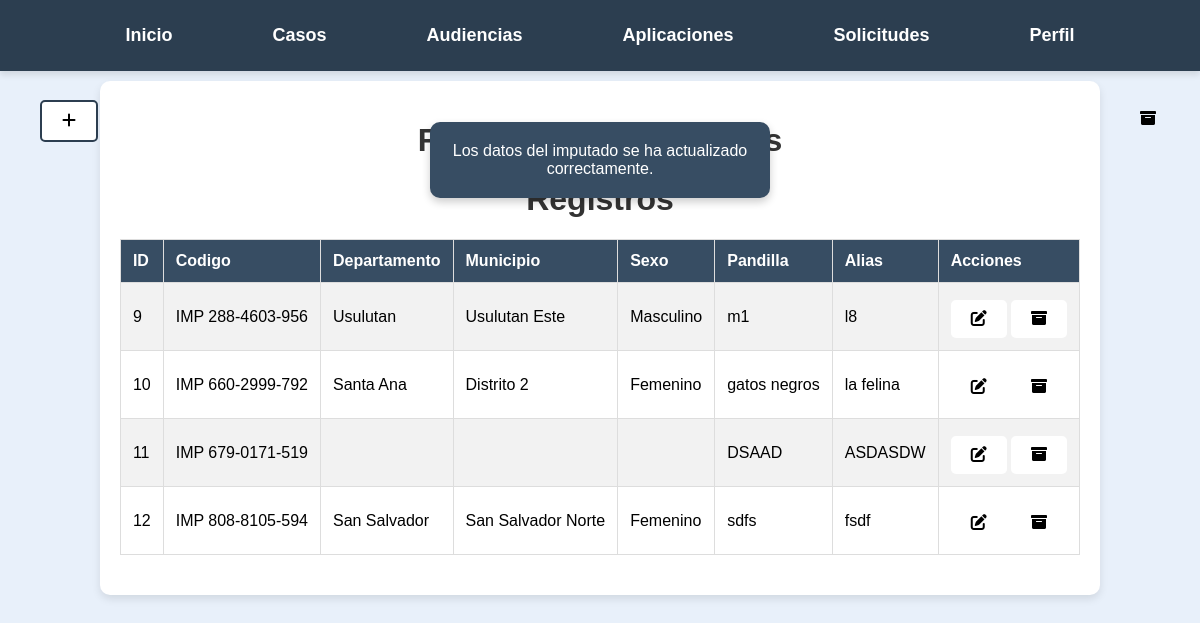
Before: /Casos/imputados/tabladeimputados.php?message=exito (signed in) with the older database file.
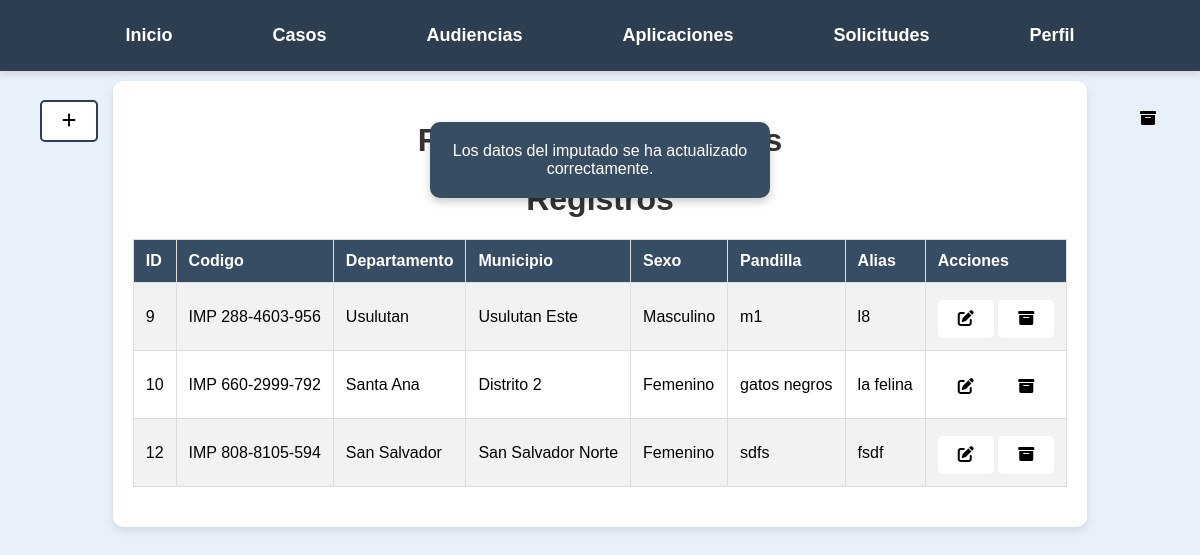
After: the same page with the newer database file.
### tables this page shows
CREATE TABLE `imputados` (
  `id` int(6) UNSIGNED NOT NULL,
  `codigo` varchar(20) NOT NULL,
  `apellido` varchar(50) NOT NULL,
  `nombre` varchar(50) NOT NULL,
  `fecha_nacimiento` date NOT NULL,
  `dui` varchar(10) NOT NULL,
  `departamento` varchar(50) NOT NULL,
  `distrito` varchar(50) NOT NULL,
  `direccion` text NOT NULL,
  `madre` varchar(100) NOT NULL,
  `padre` varchar(100) NOT NULL,
  `pandilla` varchar(50) NOT NULL,
  `alias` varchar(50) NOT NULL,
  `sexo` varchar(20) NOT NULL
);

### Casos/imputados/tabladeimputados.php (the view, shortened to what this page needs)
<?php
$servername = "localhost";
$username = "root";
$password = "";
$dbname = "legalcc";
$conn = new mysqli($servername, $username, $password, $dbname);
$user_id = $_SESSION['user_id'];
$sql = "SELECT tipo FROM usuarios WHERE id = ?";
$stmt = $conn->prepare($sql);
$stmt->bind_param("i", $user_id);
$stmt->execute();
$stmt->bind_result($tipo_usuario);
?>
<?php
$servername = "localhost";
$username = "root";
$password = "";
$dbname = "legalcc";
$encryption_key = 'LegalCC';
$ciphering = "AES-128-CTR";
$options = 0;
$encryption_iv = '1234567891011121';
$conn = new mysqli($servername, $username, $password, $dbname);
$sql = "SELECT * FROM imputados";
$result = $conn->query($sql);
?>
<!DOCTYPE html>
<html lang="es">
<head>
    <link rel="stylesheet" href="https://cdnjs.cloudflare.com/ajax/libs/font-awesome/6.0.0-beta3/css/all.min.css">
</head>
<body>
<a id="botonArribaIzquierda" href="/Casos/imputados/tabla_imputados_achivados.php">
    <i class="fas fa-archive"></i>
</a>
<nav>
<ul>
            <li><a href="/Pagina_principal.php">Inicio</a></li>
            <li>
                <a href="/Casos/Buscar_Casos.php">Casos</a>
            </li>
            <li><a href="/Audiencias/Buscar_Audiencias.php">Audiencias</a></li>
            <li><a href="apps.php">Aplicaciones</a></li>
            <?php if ($tipo_usuario === 'juez'): ?>
            <li><a href="/Audiencias/ver_solicitudes.php">Solicitudes</a></li>
            <?php endif; ?>
            <li>
                <a href="/formularios/Perfil.php">Perfil</a>
            </li>
        </ul>
    </nav>
    <?php
if (isset($_GET['message']) && $_GET['message'] == 'exito') {
    echo '<div class="message-success" id="message"l>Los datos del imputado se ha actualizado correctamente.</div>';
}
?>
<a class='btn-navega' href='/Casos/imputados/imputado.php' title="Añadir"><i class='fas fa-plus'></i> </a>
    <div class="container">
        <h1>Registros de Imputados</h1>
<?php
if ($result->num_rows > 0) {
    echo "<h1>Registros</h1>";
    echo "<table border='1'>
            <tr>
                <th>ID</th>
                <th>Codigo</th>
                <th>Departamento</th>
                <th>Municipio</th>
                <th>Sexo</th>
                <th>Pandilla</th>
                <th>Alias</th>
                <th>Acciones</th>
            </tr>";
    while ($row = $result->fetch_assoc()) {
        $id = $row['id'];
        $codigo = $row['codigo'];
        $departamento = openssl_decrypt($row['departamento'], $ciphering, $encryption_key, $options, $encryption_iv);
        $distrito = openssl_decrypt($row['distrito'], $ciphering, $encryption_key, $options, $encryption_iv);
        $pandilla = openssl_decrypt($row['pandilla'], $ciphering, $encryption_key, $options, $encryption_iv);
        $alias = openssl_decrypt($row['alias'], $ciphering, $encryption_key, $options, $encryption_iv);
        $sexo = openssl_decrypt($row['sexo'], $ciphering, $encryption_key, $options, $encryption_iv);
        echo "<tr>
                <td>$id</td>
                <td>$codigo</td>
                <td>$departamento</td>
                <td>$distrito</td>
                <td>$sexo</td>
                <td>$pandilla</td>
                <td>$alias</td>
                <td><a class='btn-editar' href='editar.php?id=$id' title='Editar'  >      <i class='fas fa-edit'></i></a>
               <a class='btn-eliminar' href='archivar.php?id=$id' onclick='return confirm(\"¿Estás seguro de que deseas archivar este registro?\");' title='Archivar'><i class='fas fa-archive'></i></a>
                </td>
              </tr>";
    }
    echo "</table>";
} else {
    echo "<center>";
    echo "No hay registros encontrados.";
}
?>
    </div>
</body>
</html>

Changed rows visible on the page:
removed imputados: id "11", codigo "IMP 679-0171-519", pandilla "DSAAD", alias "ASDASDW"
